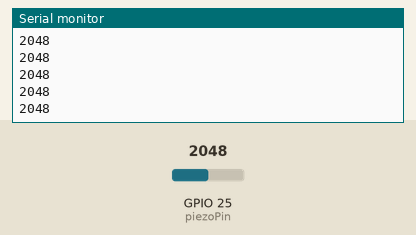
The sketch below on a simulated ESP32. Parts: the last lines printed to the serial monitor. The inputs (shaded band) are chosen by the test bench; at power-on: GPIO 25 (piezoPin) = 2048.

Above: at 1.2 s.
1.3 s: GPIO 25 (piezoPin) set to 2866
At 1.9 s:
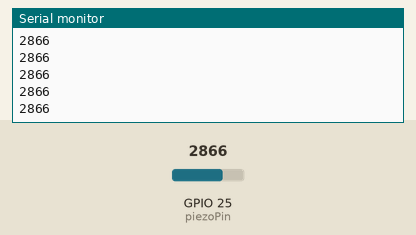
2.8 s: GPIO 25 (piezoPin) set to 3603
At 3.7 s:
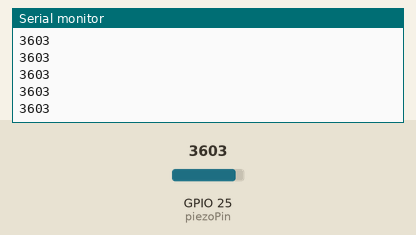
Timing chart, 0 to 5.8 s (numbered marks = the images above; inputs shaded):
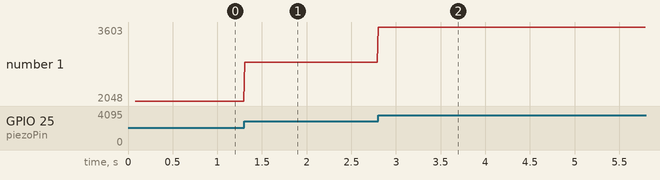

The sketch:

Peizo_Test.ino
```cpp
const int piezoPin = 25; // Pin connected to Piezo Red wire

void setup() {
  Serial.begin(9600);
  pinMode(piezoPin, INPUT);
  Serial.println("--- SYNAPSE-X Piezo Sensitivity Test ---");
  Serial.println("1. Open Serial Plotter (Tools > Serial Plotter)");
  Serial.println("2. Squeeze the gripper finger against the thumb.");
}

void loop() {
  int rawValue = analogRead(piezoPin);

  // We only print values above a tiny noise floor to keep the graph clean
  if (rawValue > 5) {
    Serial.println(rawValue);
  }

  delay(10); // Fast sampling to catch the impact spike
}
```

Measured:
- after the input at 1.3 s, the serial monitor: prints a new line at once (image 1)
- after the input at 2.8 s, the serial monitor: prints a new line at once (image 2)
- plotted number 1: 2048 → 2866 after the input at 1.3 s, 2866 → 3603 after the input at 2.8 s
